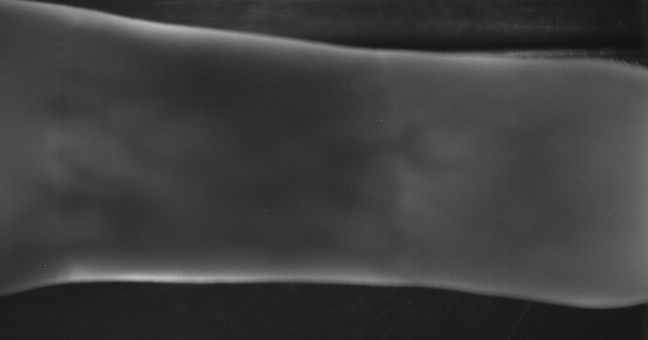
#> input picture test_imgs/1.png, 648 x 340 px, found by its file name
$ python huang_normalise.py   (older library calls are emulated)
#> lines starting #> are read from the running program, lines starting #| are printed output that depends on the picture; after the words box and inside, x2 and y2 are one past the last pixel; in counts of white or black regions, pixels touching at a corner belong together
#> further down, img1 is the input picture: shape (340, 648); min 16, max 194, mean 62
### MATLAB/lee_region.py
import cv2
import math
import numpy as np
from PIL import Image

# Localise the finger region using Lee's method

# Parameters:
#  img    - Input vascular image
#  mask_h - Height of the mask
#  mask_w - Width of the mask

# Returns:
#  region - Binary mask indicating the finger region
#  edges  - Matrix containing two rows, first row corresponds to the
#           y-positions of the upper finger edge and the second row
#           corresponds to the y-positions of the lower finger edge.

# Reference:
# Finger vein recognition using minutia-based alignment and local binary
#   pattern-based feature extraction
# E.C. Lee, H.C. Lee and K.R. Park
# International Journal of Imaging Systems and Technology
#   Volume 19, Issue 3, September 2009, Pages 175-178
# doi: 10.1002/ima.20193

# Author:  Bram Ton <b.t.ton@alumnus.utwente.nl>
# Date:    20th March 2012
# License: Simplified BSD License

def lee_region(img, mask_h, mask_w):

#> called with mask_h = 4, mask_w = 40
    [img_h, img_w] = img.shape
#> img_h = 340; img_w = 648

    # im = Image.fromarray(img)
    # im.show()

    # Determine lower half starting point
    if img_h % 2 == 0:
        half_img_h = img_h/2
#> half_img_h = 170
    else:
        half_img_h = math.ceil(img_h/2)

    # Construct mask for filtering
    mask = np.zeros((mask_h,mask_w));
    mask[:int(mask_h/2)] = -1;
    mask[int(mask_h/2):] = 1;

    # Filter image using mask
    img_filt = cv2.filter2D(img, cv2.CV_32F, mask) #NOTE: this filter returns just slightly different results than the MATLAB function
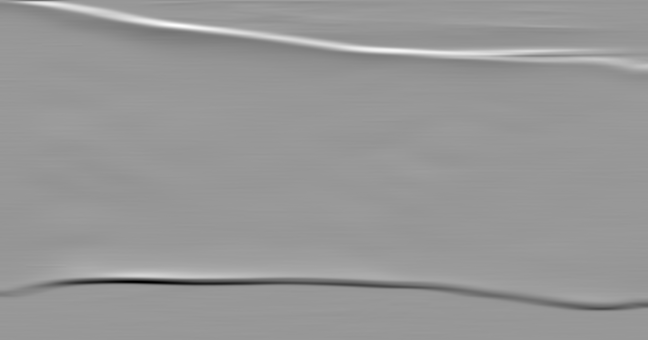
#> img_filt: shape (340, 648) float32; min -5615, max 3815, mean -7.3; drawn with min black and max white
    # im = Image.fromarray(img_filt)
    # im.show(title="img_filt")

    # Upper part of filtred image
    img_filt_up = img_filt[:int(half_img_h-1), :];
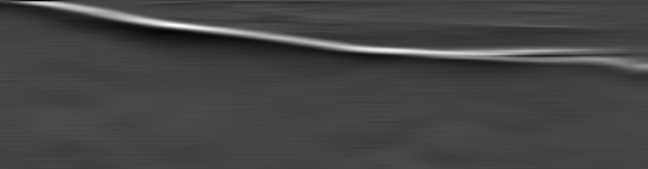
#> img_filt_up: shape (169, 648) float32; min -1376, max 3815, mean 19.5; drawn with min black and max white
    y_up = np.argmin(img_filt_up, axis=0)
#> y_up = 648 values, max 77 at index 633, min 0 at index 20, mean 44.74

    # Lower part of filtred image
    img_filt_lo = img_filt[int(half_img_h-1):, :];
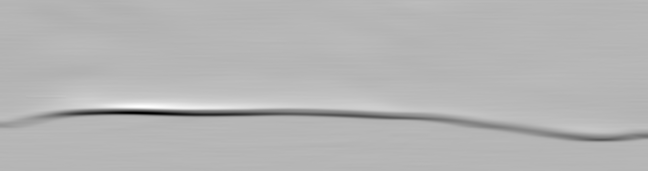
#> img_filt_lo: shape (171, 648) float32; min -5615, max 2246, mean -33.9; drawn with min black and max white
    y_lo = np.argmax(img_filt_lo, axis=0)
#> y_lo = 648 values, max 129 at index 593, min 106 at index 80, mean 111.9

    # Fill region between upper and lower edges
    region = np.zeros(img.shape)
    img_filt_lo_h = img_filt_lo.shape[0]
#> img_filt_lo_h = 171
    for i in range(img_w - 1):
        region[y_up[i] : y_lo[i]+img_filt_lo_h, i] = 255
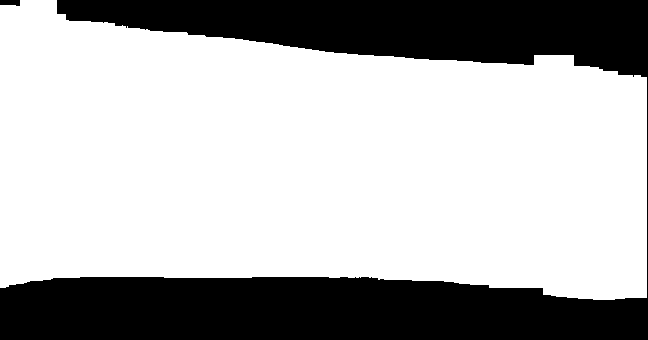
#> region: shape (340, 648) float64; 69.9% white; 2 black regions, box (x1, y1, x2, y2) and area: (0, 0, 648, 340) 66110, (0, 0, 20, 6) 104
    # im = Image.fromarray(region)
    # im.show(title="mask")

    # Save y-position of finger edges
    edges = np.zeros((2,img_w))
    edges[0,:] = y_up
    edges[1,:] = np.round(y_lo + img_filt_lo_h)

    return region, edges

# testing
# img = cv2.imread("test_imgs/1.png", cv2.IMREAD_GRAYSCALE) #NOTE: reading in grayscale is important!
# lee_region(img, 4, 40)

### MATLAB/huang_normalise.py
import numpy as np

# Simple finger normalisation, it aligns the finger to the centre of the
# image using an affine transformation, Elliptic projection which is
# described in the referenced paper is not included,

# Parameters:
#  img   - Input vascular image
#  fvr   - Binary image of the finger region
#  edges - Edges of the finger, first row contains the y-coordinates of
#          the top edge and the second row contains the y-coordinates of
#          the bottom edge,

# Returns:
#  img - Transformed image
#  fvr - Transformed finger region
#  rot - Rotation in degrees applied by the transformation
#  tr  - Translation in pixels applied in transformation

# Reference:
# Finger-vein authentication based on wide line detector and pattern
#    normalization
# B. Huang, Y. Dai, R. Li, D. Tang and W. Li
# 20th International Conference on Pattern Recognition (ICPR), 2010
# doi: 10.1109/ICPR.2010.316

# Author:  Bram Ton <b.t.ton@alumnus.utwente.nl>
# Date:    13th March 2012
# License: Simplified BSD License
def huang_normalise(img, fvr, edges):
    [img_h, img_w] = img.shape
#> img_h = 340; img_w = 648
    bl = edges.mean(axis=0) # Base line
#> bl = 648 values, max 187.5 at index 633, min 139 at index 53, mean 163.8


    # [13 lines of commented-out code are left out]

from lee_region import lee_region
import cv2
from PIL import Image
import matplotlib.pyplot as plt
import os

imgpath1 = "MATLAB/1.png"
img1 = cv2.imread(imgpath1, 0)
region, edges = lee_region(img1, 4, 40)
huang_normalise(img1, region, edges)

$ run again, with test_imgs/10.png copied over test_imgs/1.png
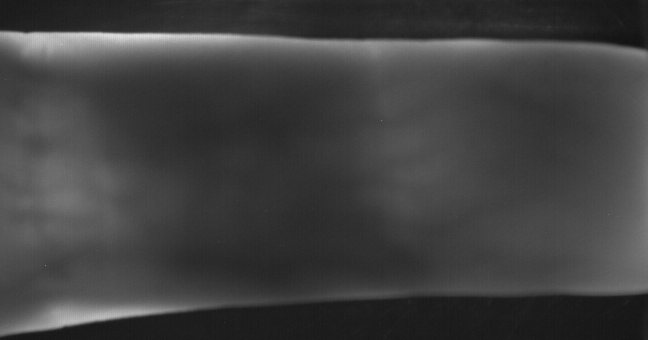
#> input picture test_imgs/10.png, 648 x 340 px, found by its file name
#> img1 is the input picture: shape (340, 648); min 18, max 228, mean 64.5
#> y_up = 648 values, max 56 at index 628, min 37 at index 73, mean 45.94
#> in lee_region, `img_filt_lo = img_filt[int(half_img_h-1):, :];`:
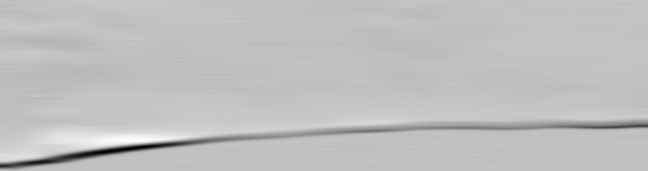
#> img_filt_lo: shape (171, 648) float32; min -4173, max 1329, mean -39.3; drawn with min black and max white
#> y_lo = 648 values, max 159 at index 0, min 112 at index 491, mean 127.8
#> after the loop in lee_region, `for i in range(img_w - 1):`:
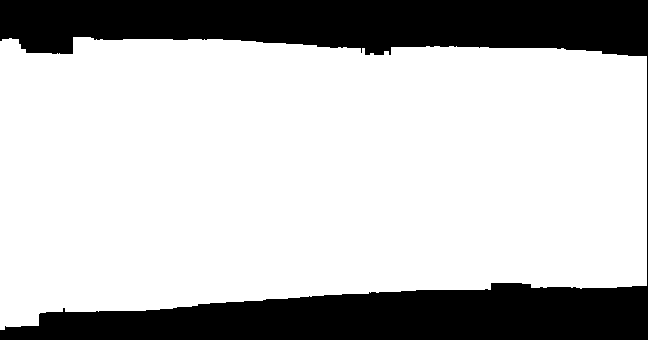
#> region: shape (340, 648) float64; 74.3% white; 1 black region, box (x1, y1, x2, y2) and area: (0, 0, 648, 340) 56729
#> bl = 648 values, max 189.5 at index 26, min 165.5 at index 491, mean 172.3

$ run again, with test_imgs/2.png copied over test_imgs/1.png
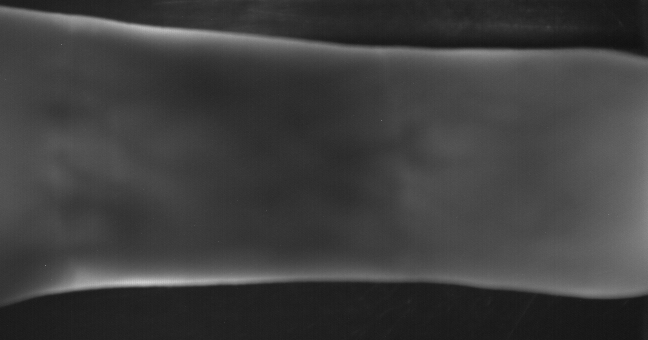
#> input picture test_imgs/2.png, 648 x 340 px, found by its file name
#> img1 is the input picture: shape (340, 648); min 17, max 206, mean 62.9
#> y_up = 648 values, max 65 at index 621, min 14 at index 0, mean 44.44
#> in lee_region, `img_filt_lo = img_filt[int(half_img_h-1):, :];`:
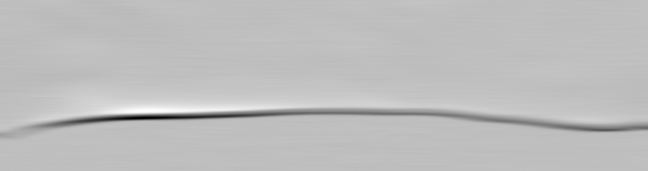
#> img_filt_lo: shape (171, 648) float32; min -5939, max 1994, mean -37; drawn with min black and max white
#> y_lo = 648 values, max 128 at index 0, min 104 at index 321, mean 111.1
#> after the loop in lee_region, `for i in range(img_w - 1):`:
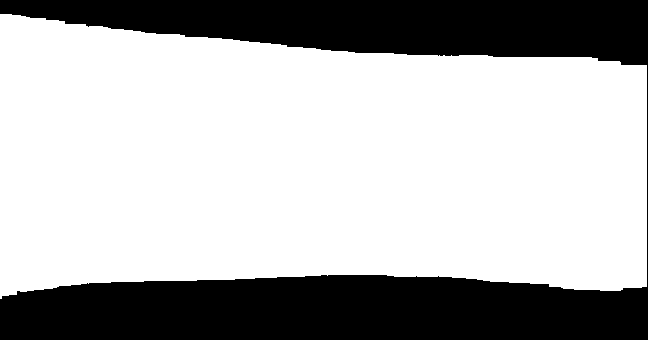
#> region: shape (340, 648) float64; 69.8% white; 1 black region, box (x1, y1, x2, y2) and area: (0, 0, 648, 340) 66566
#> bl = 648 values, max 177.5 at index 621, min 153 at index 17, mean 163.2

$ run again, with test_imgs/3.png copied over test_imgs/1.png
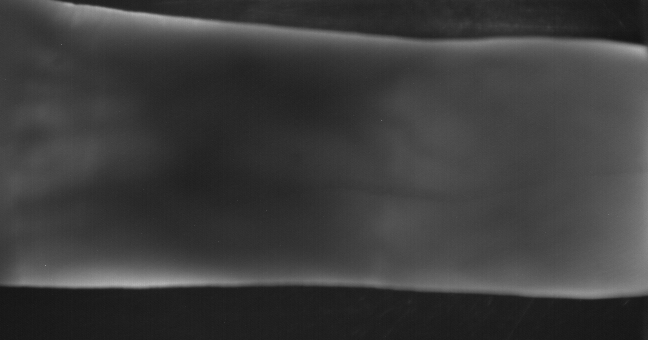
#> input picture test_imgs/3.png, 648 x 340 px, found by its file name
#> img1 is the input picture: shape (340, 648); min 19, max 179, mean 61.1
#> y_up = 648 values, max 54 at index 619, min 0 at index 44, mean 32.69
#> in lee_region, `img_filt_lo = img_filt[int(half_img_h-1):, :];`:
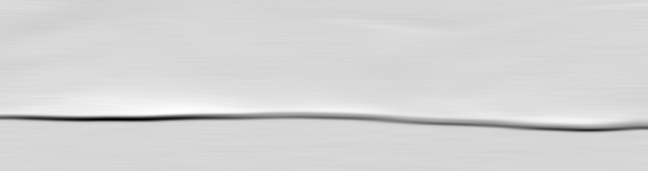
#> img_filt_lo: shape (171, 648) float32; min -5326, max 994, mean -31.7; drawn with min black and max white
#> y_lo = 648 values, max 120 at index 539, min 4 at index 638, mean 112.3
#> after the loop in lee_region, `for i in range(img_w - 1):`:
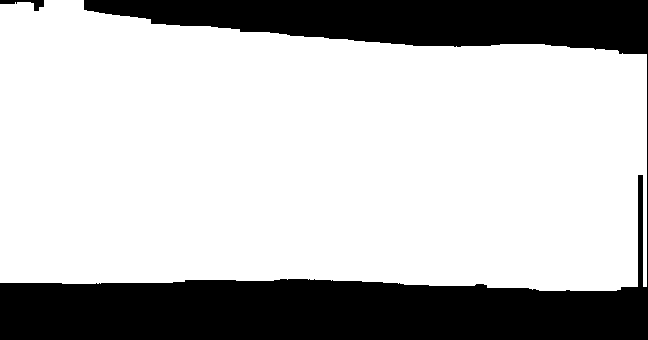
#> region: shape (340, 648) float64; 73.6% white; 2 black regions, box (x1, y1, x2, y2) and area: (0, 0, 648, 340) 57969, (0, 0, 44, 11) 193
#> bl = 648 values, max 172 at index 619, min 114.5 at index 638, mean 158
